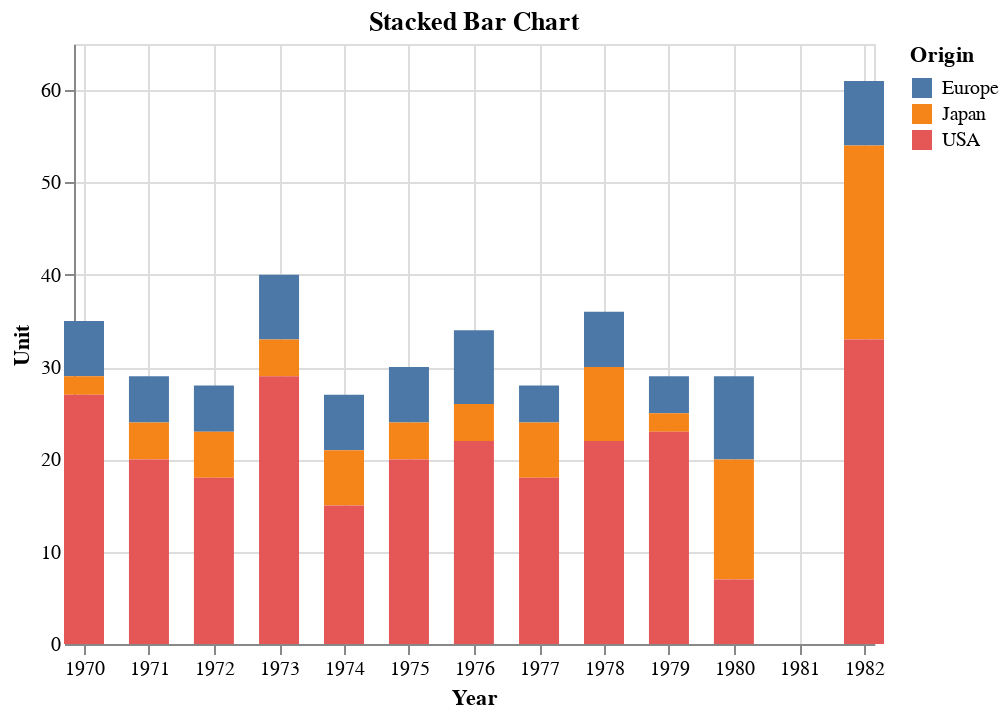

Here is the notebook cell this chart was saved with:
### Code cell
# Stacked
alt.Chart(bar_df).mark_bar(size=20).encode(
x="Year:T", y="Unit:Q", color="Origin:N").properties(title="Stacked Bar Chart")

### Figure 1 — Vega-Lite specification as saved in the notebook (floating-point values rounded to 4 significant figures)
{"config": {"view": {"continuousWidth": 400, "continuousHeight": 300}}, "data": {"name": "data-a5a004c69025309f9815ed1978d61510"}, "mark": {"type": "bar", "size": 20}, "encoding": {"color": {"field": "Origin", "type": "nominal"}, "x": {"field": "Year", "type": "temporal"}, "y": {"field": "Unit", "type": "quantitative"}}, "title": "Stacked Bar Chart", "$schema": "https://vega.github.io/schema/vega-lite/v4.17.0.json", "datasets": {"data-a5a004c69025309f9815ed1978d61510": [{"Year": "1970-01-01T00:00:00", "Origin": "Europe", "Unit": 6}, {"Year": "1970-01-01T00:00:00", "Origin": "Japan", "Unit": 2}, {"Year": "1970-01-01T00:00:00", "Origin": "USA", "Unit": 27}, {"Year": "1971-01-01T00:00:00", "Origin": "Europe", "Unit": 5}, {"Year": "1971-01-01T00:00:00", "Origin": "Japan", "Unit": 4}, {"Year": "1971-01-01T00:00:00", "Origin": "USA", "Unit": 20}, {"Year": "1972-01-01T00:00:00", "Origin": "Europe", "Unit": 5}, {"Year": "1972-01-01T00:00:00", "Origin": "Japan", "Unit": 5}, {"Year": "1972-01-01T00:00:00", "Origin": "USA", "Unit": 18}, {"Year": "1973-01-01T00:00:00", "Origin": "Europe", "Unit": 7}, {"Year": "1973-01-01T00:00:00", "Origin": "Japan", "Unit": 4}, {"Year": "1973-01-01T00:00:00", "Origin": "USA", "Unit": 29}, {"Year": "1974-01-01T00:00:00", "Origin": "Europe", "Unit": 6}, {"Year": "1974-01-01T00:00:00", "Origin": "Japan", "Unit": 6}, {"Year": "1974-01-01T00:00:00", "Origin": "USA", "Unit": 15}, {"Year": "1975-01-01T00:00:00", "Origin": "Europe", "Unit": 6}, {"Year": "1975-01-01T00:00:00", "Origin": "Japan", "Unit": 4}, {"Year": "1975-01-01T00:00:00", "Origin": "USA", "Unit": 20}, {"Year": "1976-01-01T00:00:00", "Origin": "Europe", "Unit": 8}, {"Year": "1976-01-01T00:00:00", "Origin": "Japan", "Unit": 4}, {"Year": "1976-01-01T00:00:00", "Origin": "USA", "Unit": 22}, {"Year": "1977-01-01T00:00:00", "Origin": "Europe", "Unit": 4}, {"Year": "1977-01-01T00:00:00", "Origin": "Japan", "Unit": 6}, {"Year": "1977-01-01T00:00:00", "Origin": "USA", "Unit": 18}, {"Year": "1978-01-01T00:00:00", "Origin": "Europe", "Unit": 6}, {"Year": "1978-01-01T00:00:00", "Origin": "Japan", "Unit": 8}, {"Year": "1978-01-01T00:00:00", "Origin": "USA", "Unit": 22}, {"Year": "1979-01-01T00:00:00", "Origin": "Europe", "Unit": 4}, {"Year": "1979-01-01T00:00:00", "Origin": "Japan", "Unit": 2}, {"Year": "1979-01-01T00:00:00", "Origin": "USA", "Unit": 23}, {"Year": "1980-01-01T00:00:00", "Origin": "Europe", "Unit": 9}, {"Year": "1980-01-01T00:00:00", "Origin": "Japan", "Unit": 13}, {"Year": "1980-01-01T00:00:00", "Origin": "USA", "Unit": 7}, {"Year": "1982-01-01T00:00:00", "Origin": "Europe", "Unit": 7}, {"Year": "1982-01-01T00:00:00", "Origin": "Japan", "Unit": 21}, {"Year": "1982-01-01T00:00:00", "Origin": "USA", "Unit": 33}]}}
